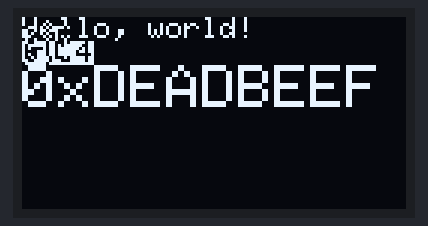
Bench run of a sketch on a simulated ESP8266 (NodeMCU). Parts: 128×64 one-colour display.

Above: at 0.1 s.

The sketch:

Adafruit_ESP8266.ino
```cpp
/*未解决的问题：现实的BPM文件出现错误
 * CS引脚置空、DC置3.3V、D1连SDA（GPIO4）、D0连SCL(GPIO0),未采用默认IIC引脚（GPIO4、GPIO5）
 */
#include <SPI.h>
#include <Wire.h>
#include <Adafruit_GFX.h>
#include <Adafruit_SSD1306.h>
#define OLED_RESET 5
Adafruit_SSD1306 display(OLED_RESET);
#define LOGO16_GLCD_HEIGHT 16 //定义显示高度
#define LOGO16_GLCD_WIDTH  16 //定义显示宽度

//中文：中  (存储点阵变量，用函数display.drawBitmap()调用即可)
static const unsigned char PROGMEM str_1[] ={
0x00,0x00,0x0F,0x08,0x08,0x08,0x08,0xFF,0x08,0x08,0x08,0x08,0x0F,0x00,0x00,0x00,
0x00,0x00,0xF0,0x20,0x20,0x20,0x20,0xFF,0x20,0x20,0x20,0x20,0xF0,0x00,0x00,0x00
};
//中文：国
static const unsigned char PROGMEM str_2[] ={
0x00,0x7F,0x40,0x48,0x49,0x49,0x49,0x4F,0x49,0x49,0x49,0x48,0x40,0x7F,0x00,0x00,
0x00,0xFF,0x02,0x12,0x12,0x12,0x12,0xF2,0x12,0x52,0x32,0x12,0x02,0xFF,0x00,0x00
};
static const unsigned char PROGMEM weth[] = {
0x00,0x00,0x00,0x80,0x00,0x80,0xC0,0x9F,0x40,0x92,0x58,0x92,0x68,0x92,0x48,0x92,
0xC8,0x9F,0x48,0x92,0x4E,0x92,0x48,0x92,0x50,0x92,0xE0,0x9F,0x40,0x80,0x80,0x80
};

/*
#if (SSD1306_LCDHEIGHT != 64)
#error("Height incorrect, please fix Adafruit_SSD1306.h!");
#endif
*/
void setup()   {
  Serial.begin(9600);
 Wire.begin(4, 0);
  // by default, we'll generate the high voltage from the 3.3v line internally! (neat!)
  display.begin(SSD1306_SWITCHCAPVCC, 0x3D);  // initialize with the I2C addr 0x3D (for the 128x64)
  // init done
  display.clearDisplay(); //清屏
  //英文字符显示，直接用display.println或print显示字符串就行
  //println换行，print不换行

  display.setTextSize(1);             //设置字体大小
  display.setTextColor(WHITE);        //设置字体颜色白色
  display.setCursor(0,0);             //设置字体的起始位置
  display.println("Hello, world!");   //输出字符并换行

  display.setTextColor(BLACK, WHITE); //设置字体黑色，字体背景白色
  display.println(3.141592);          //输出数字并换行

  display.setTextSize(2);             //设置字体大小
  display.setTextColor(WHITE);        //设置字体白色
  display.print("0x");                //输出字符
  display.println(0xDEADBEEF, HEX);   //输出为ASCII编码的十六进制
  //display.display();                  //显示以上
  //中文字符显示

  //display.drawBitmap(26, 32, str_1, 16, 16, 1); //在坐标X:26  Y:16的位置显示中文字符凌
 // display.drawBitmap(42, 32, str_2, 16, 16, 1); //在坐标X:42  Y:16的位置显示中文字符顺
  display.drawBitmap(0, 0, weth, 16, 16, 2);
  display.display();                  //把缓存的都显示
}

void loop() {
}
```
